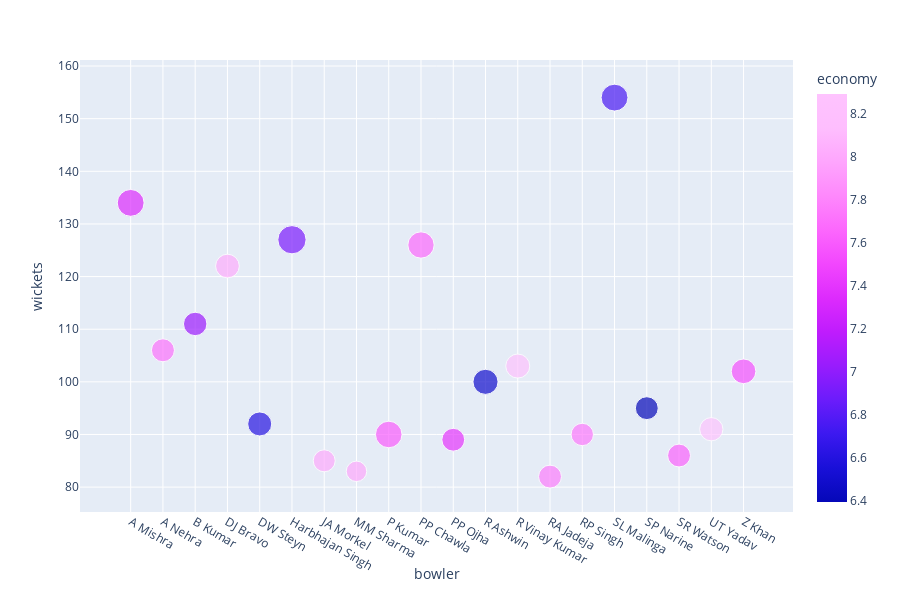

The notebook cell saved with this chart:
### Code cell
px.scatter(bowlers, x="bowler", y="wickets", color="economy", size="overs")

### Figure 1 — Plotly figure (JSON) as saved in the notebook; plotly's stock layout.template omitted (floating-point values rounded to 4 significant figures)
{"data": [{"hovertemplate": "bowler=%{x}<br>wickets=%{y}<br>overs=%{marker.size}<br>economy=%{marker.color}<extra></extra>", "legendgroup": "", "marker": {"cmax": 8.29, "cmin": 6.396, "color": [7.344, 7.711, 7.047, 8.02, 6.616, 6.934, 8.003, 8, 7.613, 7.674, 7.404, 6.494, 8.267, 7.768, 7.747, 6.757, 6.396, 7.638, 8.29, 7.546], "colorbar": {"title": {"text": "economy"}}, "colorscale": [[0, "#0508b8"], [0.08333, "#1910d8"], [0.1667, "#3c19f0"], [0.25, "#6b1cfb"], [0.3333, "#981cfd"], [0.4167, "#bf1cfd"], [0.5, "#dd2bfd"], [0.5833, "#f246fe"], [0.6667, "#fc67fd"], [0.75, "#fe88fc"], [0.8333, "#fea5fd"], [0.9167, "#febefe"], [1, "#fec3fe"]], "showscale": true, "size": [450, 329, 342, 351, 359, 498, 301, 261, 439, 432, 324, 393, 360, 327, 312, 449, 326, 326, 338, 379], "sizemode": "area", "sizeref": 1.245, "symbol": "circle"}, "mode": "markers", "name": "", "showlegend": false, "type": "scatter", "uid": "6948b80a-89e8-4f7d-87e8-849dbc47f005", "x": ["A Mishra", "A Nehra", "B Kumar", "DJ Bravo", "DW Steyn", "Harbhajan Singh", "JA Morkel", "MM Sharma", "P Kumar", "PP Chawla", "PP Ojha", "R Ashwin", "R Vinay Kumar", "RA Jadeja", "RP Singh", "SL Malinga", "SP Narine", "SR Watson", "UT Yadav", "Z Khan"], "xaxis": "x", "y": [134, 106, 111, 122, 92, 127, 85, 83, 90, 126, 89, 100, 103, 82, 90, 154, 95, 86, 91, 102], "yaxis": "y"}], "layout": {"grid": {"xaxes": ["x"], "xgap": 0.1, "xside": "bottom", "yaxes": ["y"], "ygap": 0.1, "yside": "left"}, "height": 600, "legend": {"tracegroupgap": 0}, "margin": {"t": 60}, "xaxis": {"title": {"text": "bowler"}}, "yaxis": {"title": {"text": "wickets"}}}}
